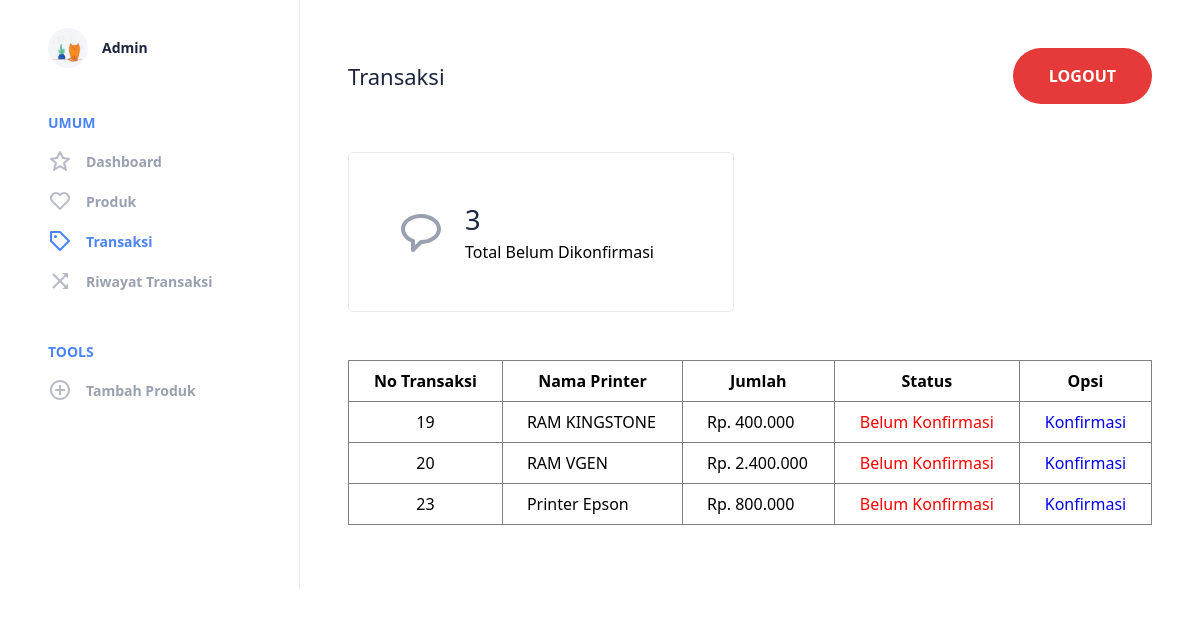
Screenshot of /admin/page/transaksi.php (signed in) with the database file from the repository.
### tables this page shows
CREATE TABLE `transaksi` (
  `IdTransaksi` int(11) NOT NULL,
  `Jumlah` int(10) NOT NULL,
  `UserIdUser` int(10) DEFAULT NULL,
  `status` int(10) NOT NULL,
  `Printer_tbIdPrinter` int(10) NOT NULL,
  `UserIdUser2` int(10) DEFAULT NULL
);

CREATE TABLE `printer_tb` (
  `IdPrinter` int(11) NOT NULL,
  `NamaPrinter` varchar(50) NOT NULL,
  `SpesifikasiPrinter` varchar(50) NOT NULL,
  `HargaPrinter` int(50) NOT NULL,
  `UserIdUser` int(10) DEFAULT NULL,
  `image` varchar(150) NOT NULL,
  `stok` int(255) NOT NULL
);

### admin/page/transaksi.php (the view, shortened to what this page needs)
<!DOCTYPE html>
<html lang="en">
<head>
    <link rel="stylesheet" href="../../css/admin.css" type="text/css">
</head>
<body>
	<?php
        include_once("../../koneksi.php");
        $transaksi = mysqli_query($koneksi, "SELECT * FROM transaksi
    	JOIN printer_tb ON printer_tb.IdPrinter = transaksi.Printer_tbIdPrinter");
    ?>
    <div class="dashboard">
	<header class="menu-wrap">
		<figure class="user">
			<div class="user-avatar">
				<img src="../../img/login.svg" alt="Admin">
			</div>
			<figcaption>
				Admin
			</figcaption>
		</figure>
		<nav>
			<section class="dicover">
				<h3>Umum</h3>
				<ul>
					<li>
						<a href="../dashboard.php">
							Dashboard
						</a>
					</li>
					<li>
						<a href="produk.php">
							Produk
						</a>
					</li>
					<li>
						<a href="transaksi.php" class="active">
							<svg xmlns="http://www.w3.org/2000/svg" width="24" height="24" viewBox="0 0 24 24"><path d="M12.707 2.293A.996.996 0 0 0 12 2H3a1 1 0 0 0-1 1v9c0 .266.105.52.293.707l9 9a.997.997 0 0 0 1.414 0l9-9a.999.999 0 0 0 0-1.414l-9-9zM12 19.586l-8-8V4h7.586l8 8L12 19.586z"/><circle cx="7.507" cy="7.505" r="1.505"/></svg>
							Transaksi
						</a>
					</li>
					<li>
						<a href="history.php">
							<svg xmlns="http://www.w3.org/2000/svg" width="24" height="24" viewBox="0 0 24 24"><path d="M5.707 19.707L12 13.414l4.461 4.461L14.337 20H20v-5.663l-2.125 2.124L13.414 12l4.461-4.461L20 9.663V4h-5.663l2.124 2.125L12 10.586 5.707 4.293 4.293 5.707 10.586 12l-6.293 6.293z"/></svg>
							Riwayat Transaksi
						</a>
					</li>
				</ul>
			</section>
			<section class="tools">
				<h3>Tools</h3>
				<ul>
					<li>
						<a href="../tambah.php">
							Tambah Produk
						</a>
					</li>
				</ul>
			</section>
		</nav>
	</header>
	<main class="content-wrap">
		<header class="content-head">
			<h1>Transaksi</h1>
			<div class="action">
				<a href="../logout.php">
					<button>Logout</button>
				</a>
			</div>
		</header>
		<div class="content">
			<section class="info-boxes">
				<div class="info-box">
					<div class="box-icon">
					</div>
					<div class="box-content">
						<span class="big">
							<?php
								$jumlah_transaksi = mysqli_query($koneksi, "SELECT count(*) as status FROM transaksi WHERE status='1' ");
								while($jumlah_tran = mysqli_fetch_array($jumlah_transaksi)){
									echo $jumlah_tran['status'];
								}
							?>
						</span>
						Total Belum Dikonfirmasi
					</div>
				</div>
			</section>
			<section class="container-table">
                <table width='80%' border=1>
                    <tr>
                        <th>No Transaksi</th>
                        <th>Nama Printer</th>
                        <th>Jumlah</th>
                        <th>Status</th>
                        <th>Opsi</th>
                    </tr>
                    <?php
                    while($hasil = mysqli_fetch_object($transaksi)) { if ($hasil->status == 1) { ?>
                        <tr>
                            <td class="text-center"><?= $hasil->IdTransaksi ?></td>
                            <td><?= $hasil->NamaPrinter ?></td>
							<td><?= "Rp. " . number_format($hasil->Jumlah, 0, ".", "."); ?></td>
                            <td class="text-center red">Belum Konfirmasi</td>
                            <td class="text-center"><a href="transaksi.php?id=<?= $hasil->IdTransaksi ?>">Konfirmasi</a></td>
                        </tr>
                    <?php
                    } }
                    ?>
                </table>
			</section>
		</div>
	</main>
</div>
</body>
</html>

### css/admin.css (style rules this page uses)
* { line-height: 1.5; box-sizing: border-box; text-decoration: none; font-family: 'Segoe UI', Tahoma, Geneva, Verdana, sans-serif !important; }
body { margin: 0; padding: 0; width: 100%; height: 100%; overflow-x: hidden; }
.text-center { text-align: center; }
.red { color: red; }
.container-table table { width: 100%; border-collapse: collapse; margin: 1rem 0; }
.container-table th, .container-table td { padding: 0.5rem 1.5rem; }
.dashboard { display: grid; width: 100%; height: 100%; grid-gap: 0; grid-template-columns: 300px auto; grid-template-areas: "menu content" "menu content"; overflow: auto; }
.menu-wrap { grid-area: menu; padding-bottom: 3em; overflow: auto; background: #fff; border-right: 1px solid #ede8f0; }
.menu-wrap .user { height: 80px; display: flex; align-items: center; justify-content: flex-start; margin: 0; padding: 1rem 3rem 0 3rem; }
.menu-wrap .user .user-avatar { width: 40px; height: 40px; border-radius: 50%; overflow: hidden; }
.menu-wrap .user .user-avatar img { display: block; width: 100%; height: 100%; -o-object-fit: cover; object-fit: cover; }
.menu-wrap .user figcaption { margin: 0; padding: 0 0 0 1em; color: #1b253d; font-weight: 700; font-size: 0.875em; line-height: 100%; }
.menu-wrap nav { display: block; padding: 0 3em; }
.menu-wrap nav section { display: block; padding: 3em 0 0; }
.menu-wrap nav section:nth-child(1) { display: block; padding: 2em 0 0 0; }
.menu-wrap nav h3 { margin: 0; font-size: 0.875em; text-transform: uppercase; color: #4b84fe; font-weight: 600; }
.menu-wrap nav ul { display: block; padding: 0; margin: 0; }
.menu-wrap nav li { display: block; padding: 0; margin: 1em 0 0; }
.menu-wrap nav li a { display: flex; align-items: center; justify-content: flex-start; color: #99a0b0; text-decoration: none; font-weight: 600; font-size: 0.875em; transition: color 0.15s ease; }
.menu-wrap nav li a svg { display: block; margin-right: 1em; }
.menu-wrap nav li a.active { color: #4b84fe; }
.content-wrap { grid-area: content; padding: 3em; overflow: auto; }
.content-wrap .content-head { display: flex; align-items: center; justify-content: space-between; }
.content-wrap .content-head h1 { font-size: 1.375em; line-height: 100%; color: #1b253d; font-weight: 500; margin: 0; padding: 0; }
.content-wrap .content-head .action button { border: 0; color: #fff; background: #e63939; width: auto; height: 3.5em; padding: 0 2.25em; border-radius: 3.5em; font-size: 1em; text-transform: uppercase; font-weight: 600; transition: background-color 0.15s ease; cursor: pointer; }
.content-wrap .info-boxes { padding: 3em 0 2em; display: grid; grid-template-columns: repeat(auto-fill, minmax(280px, 1fr)); grid-gap: 2em; }
.content-wrap .info-boxes .info-box { background: #fff; height: 160px; display: flex; align-items: center; justify-content: flex-start; padding: 0 3em; border: 1px solid #ede8f0; border-radius: 5px; }
.content-wrap .info-boxes .info-box .box-icon svg { display: block; width: 48px; height: 48px; }
.content-wrap .info-boxes .info-box .box-content { padding-left: 1.25em; white-space: nowrap; }
.content-wrap .info-boxes .info-box .box-content .big { display: block; font-size: 1.7em; line-height: 150%; color: #1b253d; }

### rows the page displays
transaksi: IdTransaksi "19", Printer_tbIdPrinter.NamaPrinter "RAM KINGSTONE", Jumlah "400.000"
transaksi: IdTransaksi "20", Printer_tbIdPrinter.NamaPrinter "RAM VGEN", Jumlah "2.400.000"
transaksi: IdTransaksi "23", Printer_tbIdPrinter.NamaPrinter "Printer Epson", Jumlah "800.000"

### other values shown
$jumlah_tran['status'] "3"
